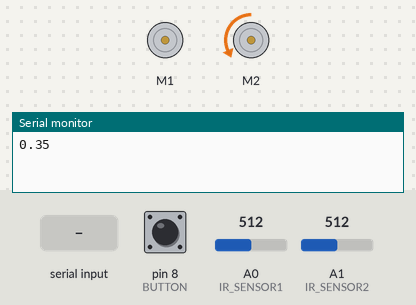
The sketch below on a simulated Arduino Uno, built with avr-gcc and run on an emulated ATmega328P. Parts: 2 × DC motor (green arrow = forward, orange = backward, longer = faster), the last lines printed to the serial monitor. Inputs (shaded band) come from the test bench; at power-on: pin 8 (BUTTON) LOW, A0 (IR_SENSOR1) = 512, A1 (IR_SENSOR2) = 512.

Above: at 1.2 s.
1.3 s: "*" received over Serial
At 3.5 s:
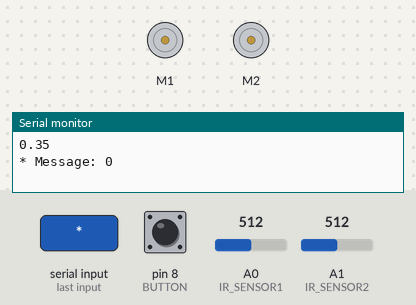
3.8 s: "," received over Serial
6.3 s: "d90\n" received over Serial
Timing chart, 0 to 9.3 s (numbered marks = the images above; inputs shaded):
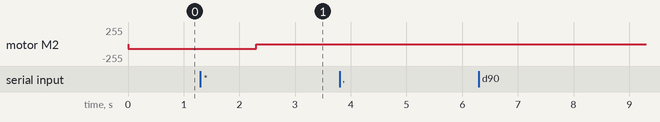

The sketch:

JZ_TwoSensorPlayground_PID.ino
```cpp
#include <Wire.h>
#include <Adafruit_MotorShield.h>
#include <String.h>

// Create the motor shield object with the default I2C address
Adafruit_MotorShield AFMS = Adafruit_MotorShield();
// Or, create it with a different I2C address (say for stacking)
// Adafruit_MotorShield AFMS = Adafruit_MotorShield(0x61);

// Select which 'port' M1, M2, M3 or M4. In this case, M1
Adafruit_DCMotor *motorLeft = AFMS.getMotor(1);
Adafruit_DCMotor *motorRight = AFMS.getMotor(2);
int leftSpeed = 0;
int rightSpeed = 0;
const int IR_SENSOR1 = A0;
const int IR_SENSOR2 = A1;//sensor to left of tape
const int MAX_REFLECT = 420; //will need to double check these values
const int MIN_REFLECT = 40;
const int BUFFER = 40;
const int MAX_REFLECT_FAR = 830;
const int MIN_REFLECT_FAR = 220;
int MAX_SPEED = 40;
float SPEED_INCREASE_FACTOR = 1.15;
float FIT_POWER = 0.8;
bool running = true;
const int BUTTON = 8;
bool debug = false;

float FIT_CONST = MAX_SPEED/pow((MAX_REFLECT - MIN_REFLECT), FIT_POWER);

// You can also make another motor on port M2
//Adafruit_DCMotor *myOtherMotor = AFMS.getMotor(2);

void setup() {
  Serial.begin(9600);           // set up Serial library at 9600 bps
  Serial.println();
  Serial.println(FIT_CONST);
  AFMS.begin();  // create with the default frequency 1.6KHz
  //AFMS.begin(1000);  // OR with a different frequency, say 1KHz
}

void loop() {
  if (Serial.available() > 0) {
    String new_char = Serial.readString();
    int input_command = new_char.substring(1).toFloat();
    switch (new_char[0]) {
      case '*':
        //Updating MAX_SPEED
        MAX_SPEED = int(input_command);
        FIT_CONST = MAX_SPEED/pow((MAX_REFLECT - MIN_REFLECT), FIT_POWER);
        Serial.print("* Message: ");
        Serial.println(input_command);
        break;
      case ',':
        // Updating SPEED_INCREASE_FACTOR
        SPEED_INCREASE_FACTOR = input_command;
        Serial.print(", Message: ");
        Serial.println(input_command);
        break;
      case 'd':
        debug = !debug;
        break;
      case 'f':
        FIT_POWER = input_command;
        FIT_CONST = MAX_SPEED/pow((MAX_REFLECT - MIN_REFLECT), FIT_POWER);
        break;
    }
  }

  if (digitalRead(BUTTON)) {
    running = !running;
    delay(50);
  }
  if (running) {
    motorLeft->run(FORWARD);
    motorRight->run(BACKWARD);
    int sensor1 = analogRead(IR_SENSOR1);
    int sensor2 = analogRead(IR_SENSOR2);
    float scalingFactor = (1 + float(sensor2 - MIN_REFLECT_FAR) / float(MAX_REFLECT_FAR - MIN_REFLECT_FAR))*SPEED_INCREASE_FACTOR;
    rightSpeed = calcPower(sensor1, scalingFactor);
    leftSpeed = calcPower(MAX_REFLECT-sensor1+MIN_REFLECT, scalingFactor);

    leftSpeed = limitSpeed(leftSpeed, scalingFactor * MAX_SPEED, 0);
    rightSpeed = limitSpeed(rightSpeed, scalingFactor * MAX_SPEED, 0);
    motorLeft->setSpeed(leftSpeed & 0x00FF);
    motorRight->setSpeed(rightSpeed & 0x00FF);

    if (debug) {
      Serial.print("RIGHT SPEED: ");
      Serial.println(rightSpeed);
      Serial.print("LEFT SPEED: ");
      Serial.println(leftSpeed);
      Serial.print("SPEED FACTOR: ");
      Serial.println(scalingFactor);
      Serial.println(FIT_POWER);
      delay(500);
    }
  }
}

int limitSpeed(int initialSpeed, int maxSpeed, int minSpeed) {
  /*
     This function is designed to artificially limit any inputs to the motor. If the input speed is
     not within the specified range, the function automatically clips it such that it fits in the
     range. It takes the following arguments:
        initialSpeed:   Raw speed
        maxSpeed:       Upper bound for acceptable speeds
        minSpeed:       Lower bound for acceptable speeds
  */

  // Clip value if greater than maximum
  if (initialSpeed > maxSpeed) {
    return maxSpeed;
  }
  // Clip value if less than minimum
  if (initialSpeed < minSpeed) {
    return minSpeed;
  }
  // Return the original value if it within the range
  return initialSpeed;
}

int calcPower(int reading, float scalingFactor) {
  return abs(scalingFactor * FIT_CONST * pow((reading - MIN_REFLECT), FIT_POWER));
}
```

Measured:
- after the input at 1.3 s, motor M2: backward 68/255 → stopped after 1.0 s
